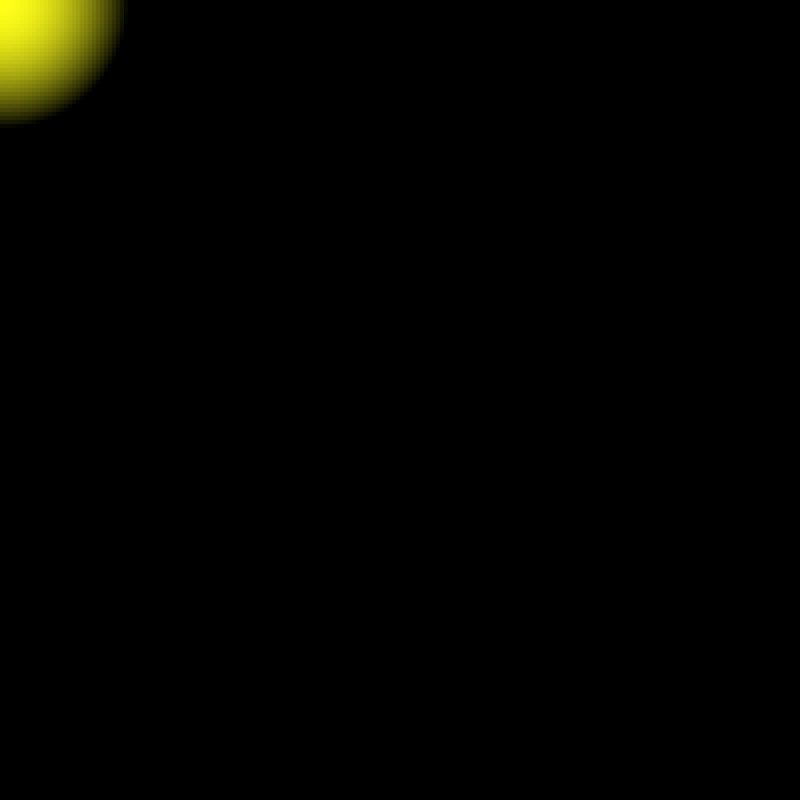
Frame 1 (no input)
Frame 60 (the mouse pressed at the canvas centre just before this capture): identical to frame 1, image omitted
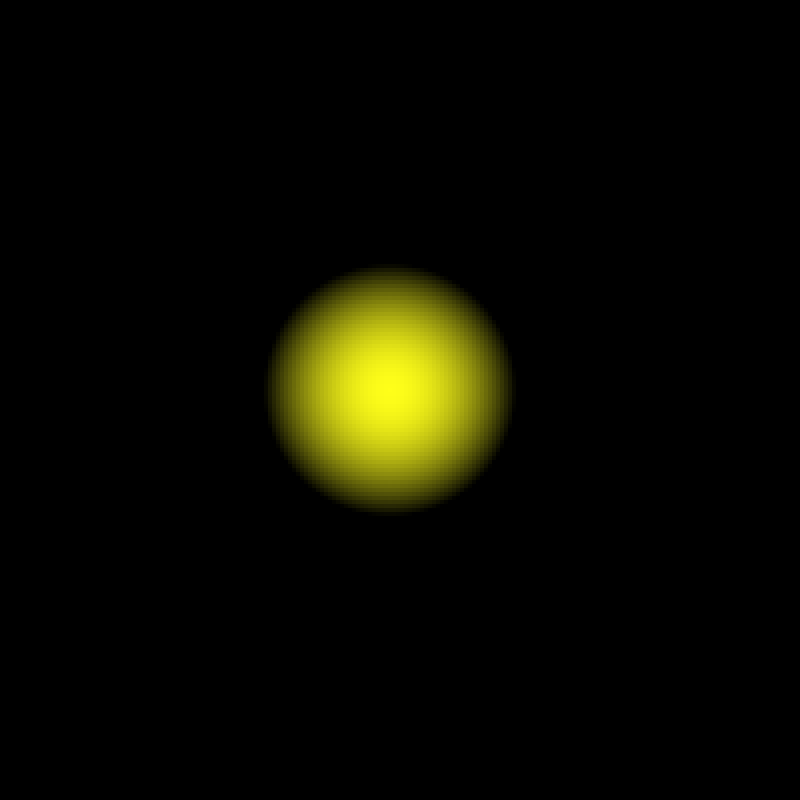
Frame 120 (the mouse held since frame 60 and released just before this capture)

The Processing sketch that drew these frames (run headless with seeded random() and noise(); from frame 60 on, the mouse is pressed at the canvas centre):

// Processing sketch: chap7
// ── chap7.pde
// マウスの位置に円が追従するプログラム

void setup() {
    size(800, 800);
    background(255);
    colorMode(HSB, 360, 100, 100);
}

float brightness = 0.000;   // 明度
int xnow = mouseX;
int ynow = mouseY;
int n = 200;

void draw() {
    if (width % n == 0 && height % n == 0) {
        noStroke();
        int boxW = (width / n);  // 長方形の幅
        int boxH = (height / n); // 長方形の高さ
        xnow = (9 * xnow + mouseX) / 10;
        ynow = (9 * ynow + mouseY) / 10;
        int xn = (xnow - (xnow % boxW)) / boxW;
        int yn = (ynow - (ynow % boxH)) / boxH;
        for (int x = 0; x < n; x++) {
            for (int y = 0; y < n; y++) {
                brightness = (1000 - sq(xn - x) - sq(yn - y)) / 10;
                fill(60, 90, brightness);
                rect(x * boxW, y * boxH, boxW, boxH);
            }
        }
    }
    else {
    println("Width or Height value is not available.");
    exit();
    }
}
